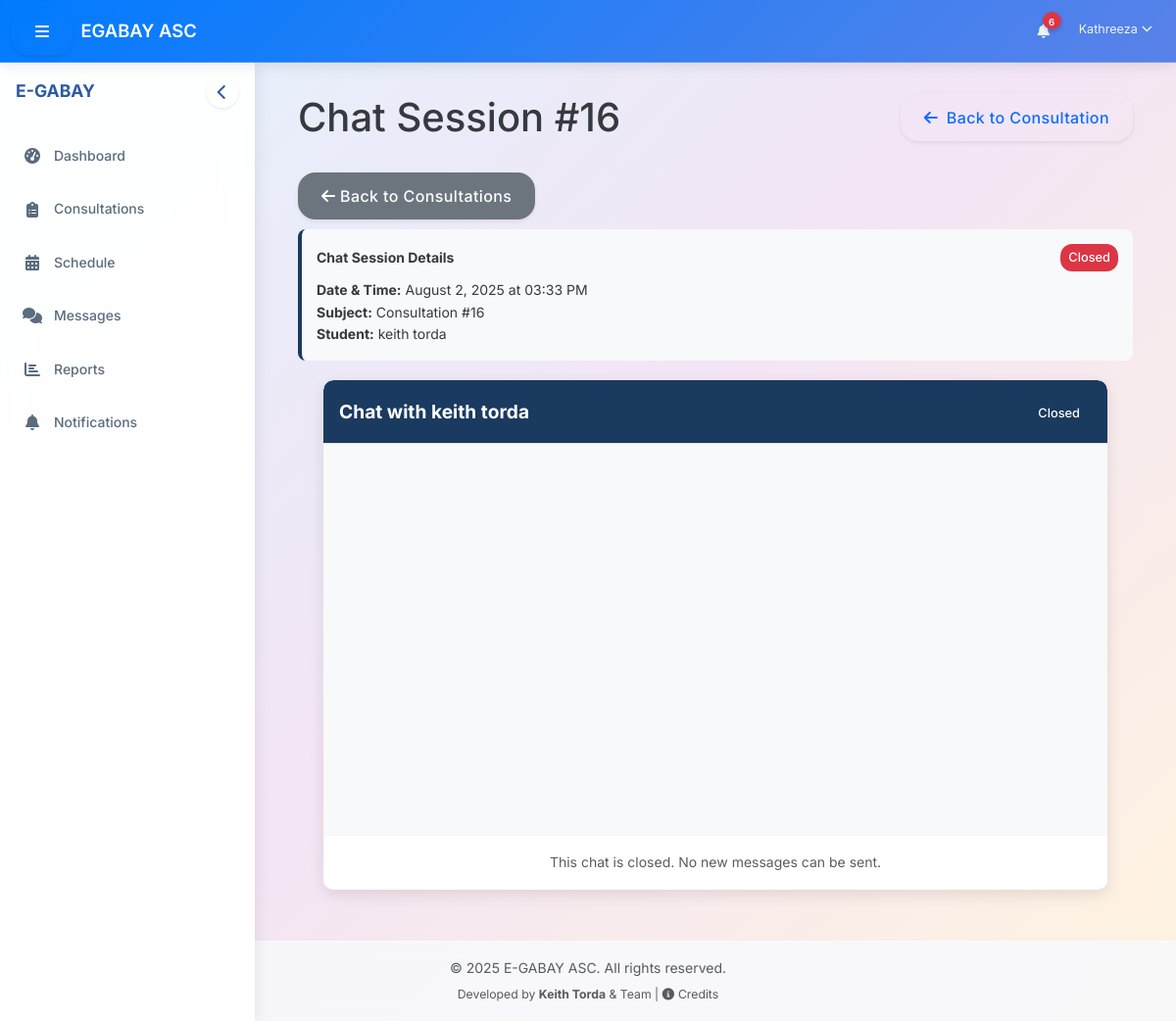
/dashboard/counselor/chat.php?chat_id=16 (signed in), run on the app's committed database.
### tables this page shows
CREATE TABLE `chat_sessions` (
  `id` int(11) NOT NULL AUTO_INCREMENT,
  `student_id` int(11) NOT NULL,
  `counselor_id` int(11) NOT NULL,
  `subject` varchar(255) NOT NULL,
  `status` enum('active','closed') NOT NULL DEFAULT 'active',
  `consultation_id` int(11) DEFAULT NULL,
  `created_at` timestamp NOT NULL DEFAULT current_timestamp(),
  `updated_at` timestamp NOT NULL DEFAULT current_timestamp() ON UPDATE current_timestamp(),
  PRIMARY KEY (`id`),
  KEY `idx_chat_sessions_student` (`student_id`),
  KEY `idx_chat_sessions_counselor` (`counselor_id`),
  KEY `chat_sessions_ibfk_3` (`consultation_id`),
  CONSTRAINT `chat_sessions_ibfk_1` FOREIGN KEY (`student_id`) REFERENCES `users` (`user_id`) ON DELETE CASCADE,
  CONSTRAINT `chat_sessions_ibfk_2` FOREIGN KEY (`counselor_id`) REFERENCES `users` (`user_id`) ON DELETE CASCADE,
  CONSTRAINT `chat_sessions_ibfk_3` FOREIGN KEY (`consultation_id`) REFERENCES `consultation_requests` (`id`) ON DELETE CASCADE
);

CREATE TABLE `users` (
  `user_id` int(11) NOT NULL AUTO_INCREMENT,
  `username` varchar(50) NOT NULL,
  `password` varchar(255) NOT NULL,
  `first_name` varchar(100) NOT NULL,
  `last_name` varchar(100) NOT NULL,
  `email` varchar(100) NOT NULL,
  `role_id` int(11) NOT NULL,
  `is_active` tinyint(1) DEFAULT 1,
  `last_login` datetime DEFAULT NULL,
  `created_at` timestamp NOT NULL DEFAULT current_timestamp(),
  `updated_at` timestamp NOT NULL DEFAULT current_timestamp() ON UPDATE current_timestamp(),
  `profile_picture` varchar(255) DEFAULT NULL,
  `verification_token` varchar(64) DEFAULT NULL,
  `is_verified` tinyint(1) NOT NULL DEFAULT 0,
  PRIMARY KEY (`user_id`),
  UNIQUE KEY `username` (`username`),
  UNIQUE KEY `email` (`email`),
  KEY `idx_users_role` (`role_id`),
  CONSTRAINT `users_ibfk_1` FOREIGN KEY (`role_id`) REFERENCES `roles` (`role_id`)
);

### includes/utility.php (called while the page is built, shortened)
<?php
function formatDate($date, $format = 'Y-m-d') {
    $timestamp = strtotime($date);
    return date($format, $timestamp);
}
function formatTime($time, $format = 'h:i A') {
    $timestamp = strtotime($time);
    return date($format, $timestamp);
}
?>

### dashboard/counselor/chat.php (the view, shortened to what this page needs)
<?php
require_once __DIR__ . '/../../includes/path_fix.php';
require_once $base_path . '/config/config.php';
require_once $base_path . '/classes/Auth.php';
require_once $base_path . '/classes/Chat.php';
$database = new Database();
$db = $database->getConnection();
$chat_id = null;
$consultation_id = null;
$chat_session = null;
$consultation = null;
$is_anonymous = false;
if (isset($_GET['chat_id']) && !empty($_GET['chat_id'])) {
    $chat_id = (int)$_GET['chat_id'];
    $query = "SELECT cs.*,
              cr.issue_description, cr.issue_category, cr.status as consultation_status, cr.is_anonymous,
              u.first_name, u.last_name, u.email
              FROM chat_sessions cs
              LEFT JOIN consultation_requests cr ON cs.consultation_id = cr.id
              LEFT JOIN users u ON cs.student_id = u.user_id
              WHERE cs.id = ?";
    $stmt = $db->prepare($query);
    $stmt->execute([$chat_id]);
    $chat_session = $stmt->fetch(PDO::FETCH_ASSOC);
    $consultation_id = $chat_session['consultation_id'];
    $is_anonymous = isset($chat_session['is_anonymous']) ? (bool)$chat_session['is_anonymous'] : false;
} else {
    redirect(SITE_URL . '/dashboard/counselor/consultations.php');
    exit;
}
include_once $base_path . '/includes/header.php';
?>
<link rel="stylesheet" href="<?php echo SITE_URL; ?>/assets/css/chat-modern.css">
<div class="row mb-4">
    <div class="col-md-8">
        <h1>
            <?php if ($chat_session): ?>
                Chat Session #<?php echo $chat_id; ?>
            <?php else: ?>
                Start Chat Session
            <?php endif; ?>
        </h1>
    </div>
    <div class="col-md-4 text-end">
        <?php if ($chat_session): ?>
            <a href="<?php echo SITE_URL; ?>/dashboard/counselor/view_consultation.php?id=<?php echo $chat_session['consultation_id']; ?>" class="btn btn-outline-primary">
                <i class="fas fa-arrow-left me-1"></i> Back to Consultation
            </a>
        <?php elseif ($consultation): ?>
            <a href="<?php echo SITE_URL; ?>/dashboard/counselor/view_consultation.php?id=<?php echo $consultation_id; ?>" class="btn btn-outline-primary">
                <i class="fas fa-arrow-left me-1"></i> Back to Consultation
            </a>
        <?php else: ?>
            <a href="<?php echo SITE_URL; ?>/dashboard/counselor/consultations.php" class="btn btn-outline-primary">
                <i class="fas fa-arrow-left me-1"></i> Back to Consultations
            </a>
        <?php endif; ?>
    </div>
</div>
<?php if ($chat_session): ?>
    <div class="row">
        <div class="col-12">
            <a href="<?php echo SITE_URL; ?>/dashboard/counselor/consultations.php" class="btn btn-secondary back-btn">
                <i class="fa fa-arrow-left"></i> Back to Consultations
            </a>
            <div class="consultation-details">
                <div class="d-flex justify-content-between align-items-center mb-2">
                    <strong>Chat Session Details</strong>
                    <span class="chat-status <?php echo $chat_session['status'] == 'active' ? '' : 'closed'; ?>">
                        <?php echo ucfirst($chat_session['status']); ?>
                    </span>
                </div>
                <div><strong>Date & Time:</strong> <?php echo formatDate($chat_session['created_at'], 'F j, Y'); ?> at <?php echo formatTime($chat_session['created_at']); ?></div>
                <div><strong>Subject:</strong> Consultation #<?php echo $chat_session['consultation_id']; ?></div>
                <div><strong>Student:</strong> <?php echo $is_anonymous ? 'Anonymous Student' : htmlspecialchars($chat_session['first_name'] . ' ' . $chat_session['last_name']); ?></div>
            </div>
            <div class="chat-container">
                <div class="chat-header">
                    <div>
                        Chat with <?php echo $is_anonymous ? 'Anonymous Student' : htmlspecialchars($chat_session['first_name'] . ' ' . $chat_session['last_name']); ?>
                    </div>
                    <div class="chat-actions">
                        <?php if ($chat_session['status'] == 'active'): ?>
                            <form id="closeChatForm" action="<?php echo htmlspecialchars($_SERVER['PHP_SELF']); ?>" method="post" style="display: inline;">
                                <input type="hidden" name="action" value="close_chat">
                                <input type="hidden" name="chat_id" value="<?php echo $chat_id; ?>">
                                <button type="submit" id="closeChat" class="btn btn-sm btn-light">
                                    <i class="fa fa-check"></i> Close Chat
                                </button>
                            </form>
                        <?php else: ?>
                            <span class="badge badge-secondary">Closed</span>
                        <?php endif; ?>
                    </div>
                </div>
                <div class="chat-box" id="chatBox"></div>
                <?php if ($chat_session['status'] == 'active'): ?>
                <form class="chat-form" id="chatForm" autocomplete="off" enctype="multipart/form-data">
                    <input type="hidden" name="chat_id" value="<?php echo $chat_id; ?>">
                    <input type="text" name="message" id="messageInput" placeholder="Type a message..." autocomplete="off" required />
                    <button type="button" id="fileUploadBtn" title="Attach File">
                        <i class="fas fa-paperclip"></i>
                    </button>
                    <button type="submit" id="sendBtn">Send</button>
                    <input type="file" id="fileInput" name="file" style="display: none;"
                           accept=".jpg,.jpeg,.png,.gif,.webp,.pdf,.doc,.docx,.txt,.zip,.rar">
                </form>
                <?php else: ?>
                <div class="p-3 text-center text-muted">This chat is closed. No new messages can be sent.</div>
                <?php endif; ?>
            </div>
        </div>
    </div>
<?php endif; ?>
<?php
include_once $base_path . '/includes/footer.php';
?>

### assets/css/style.css (style rules this page uses)
:root { --primary-color: #4e73df; --primary-light: #5a82e8; --primary-dark: #2653d3; --secondary-color: #858796; --success-color: #1cc88a; --info-color: #36b9cc; --warning-color: #f6c23e; --danger-color: #e74a3b; --light-color: #f8f9fc; --dark-color: #5a5c69; --gray-100: #f8f9fc; --gray-200: #eaecf4; --gray-300: #dddfeb; --gray-400: #d1d3e2; --gray-500: #b7b9cc; --gray-600: #858796; --gray-700: #6e707e; --gray-800: #5a5c69; --gray-900: #3a3b45; --border-radius: 8px; --border-radius-lg: 12px; --border-radius-xl: 16px; --shadow-sm: 0 2px 4px rgba(0,0,0,0.08); --shadow: 0 4px 6px rgba(0,0,0,0.1); --shadow-lg: 0 8px 16px rgba(0,0,0,0.15); --transition: all 0.1s ease; --sidebar-width: 250px; --navbar-height: 60px; --bg-heavenly: linear-gradient(135deg, #e3f2fd 0%, #f3e5f5 50%, #fff3e0 100%); }
:root { --transition: all 0.1s cubic-bezier(0.4, 0, 0.2, 1); }
body { background: var(--bg-heavenly) !important; background-attachment: fixed; font-family: 'Inter', system-ui, -apple-system, sans-serif; font-size: 0.875rem; line-height: 1.6; color: var(--dark-color); min-height: 100vh; }
.btn { padding: 0.75rem 1.5rem; border-radius: var(--border-radius); font-weight: 500; letter-spacing: 0.025em; transition: background-color 0.1s ease, box-shadow 0.1s ease; border: none; cursor: pointer; box-shadow: var(--shadow-sm); }
.badge { font-weight: 500; border-radius: var(--border-radius); padding: 0.5rem 0.75rem; font-size: 0.8rem; }
.btn-outline-danger i, .btn-outline-primary i { pointer-events: none; }

### assets/css/chat-modern.css (style rules this page uses)
:root { --primary-color: #007bff; --primary-dark: #0056b3; --secondary-color: #6c757d; --success-color: #28a745; --danger-color: #dc3545; --warning-color: #ffc107; --light-color: #f8f9fa; --dark-color: #343a40; --white: #ffffff; --chat-bg: #f0f2f5; --chat-input-bg: #ffffff; --message-sent: #007bff; --message-received: #ffffff; --message-system: #e3f2fd; --shadow-light: 0 1px 3px rgba(0,0,0,0.12), 0 1px 2px rgba(0,0,0,0.24); --shadow-medium: 0 3px 6px rgba(0,0,0,0.16), 0 3px 6px rgba(0,0,0,0.23); --border-radius: 18px; --border-radius-small: 8px; }
.chat-header { background: white; padding: 1rem 1.5rem; border-bottom: 1px solid #e1e8ed; display: flex; align-items: center; }
.chat-status { font-size: 0.8rem; color: var(--success-color); display: flex; align-items: center; }
.chat-container { flex: 1; overflow-y: auto; padding: 1rem; background: var(--chat-bg); scroll-behavior: smooth; }

### includes/header.php (style rules this page uses)
:root { --bs-primary: #2c5aa0; --bs-primary-rgb: 44, 90, 160; --bs-secondary: #6c7293; --bs-success: #00a65a; --bs-info: #00c0ef; --bs-warning: #f39c12; --bs-danger: #dd4b39; --bs-light: #f8f9fa; --bs-dark: #2f3349; --sidebar-width: 260px; --navbar-height: 64px; }
body { display: flex; min-height: 100vh; flex-direction: column; background: linear-gradient(135deg, #e3f2fd 0%, #f3e5f5 50%, #fff3e0 100%); background-attachment: fixed; font-family: 'Inter', system-ui, -apple-system, sans-serif; }

### dashboard/counselor/chat.php (style rules this page uses)
.chat-container { max-width: 800px; margin: 20px auto; background: #fff; border-radius: 10px; box-shadow: 0 5px 15px rgba(0,0,0,0.1); padding: 0; }
.chat-header { background: #1a3a5f; color: #fff; padding: 16px; border-radius: 10px 10px 0 0; font-size: 1.2rem; font-weight: bold; display: flex; justify-content: space-between; align-items: center; }
.chat-actions { min-width: 120px; text-align: right; }
.chat-box { height: 400px; overflow-y: auto; padding: 16px; background: #f8f9fa; }
.back-btn { margin-bottom: 10px; display: inline-block; }
.consultation-details { background: #f8f9fa; border-radius: 8px; padding: 15px; margin-bottom: 15px; border-left: 4px solid #1a3a5f; }
.chat-status { padding: 4px 8px; border-radius: 12px; font-size: 0.8rem; font-weight: 500; background: #28a745; color: white; }
.chat-status.closed { background: #dc3545; }

### data on the page
chat_sessions: status "Closed", created_at "August 2, 2025", created_at "03:33 PM", consultation "16", student.last_name "keith torda"

### other printed values
$notification_count "6"
$_SESSION['first_name'] "Kathreeza"
$chat_id "16"
